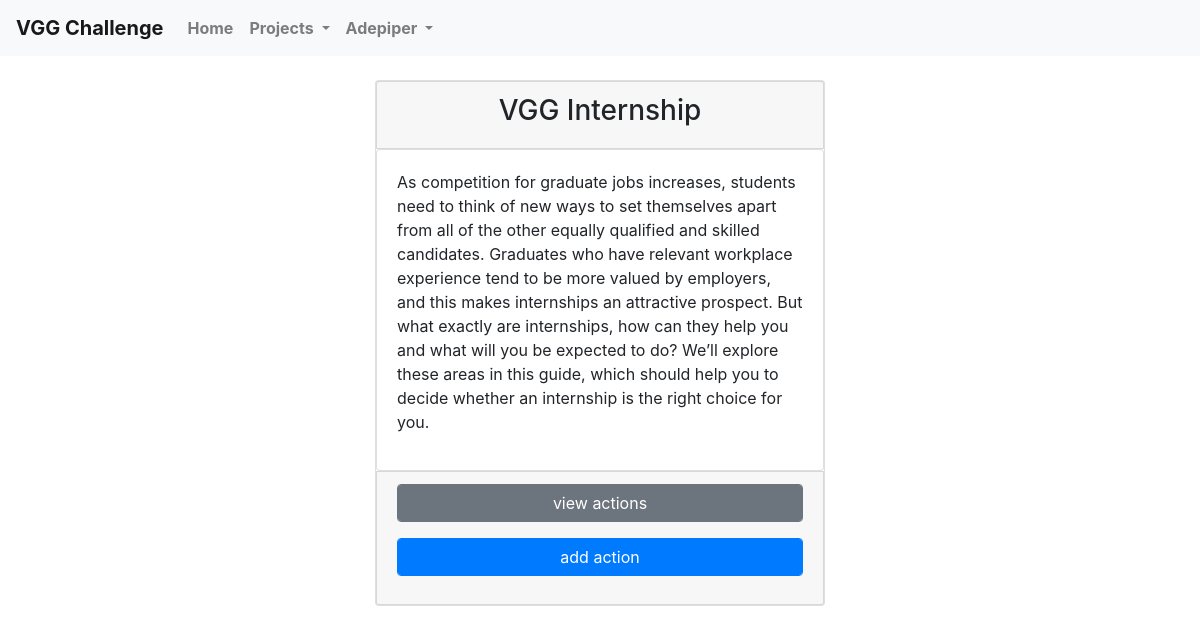
Screenshot of /project/1 (signed in) with the database file from the repository.
### vgginternship/models.py (models this page shows, shortened)
class User(db.Model, UserMixin):
    id = db.Column(db.Integer, primary_key=True) # primary keys are required by SQLAlchemy
    username = db.Column(db.String(100), unique=True, nullable = False)
    password = db.Column(db.String(100), nullable = False)

class Projects(db.Model):
    id = db.Column(db.Integer, primary_key=True)
    name = db.Column(db.String(100), nullable = False, unique= True)
    description = db.Column(db.Text, nullable= False)
    actions = db.relationship('Actions', backref='name', lazy=True)

### vgginternship/projects/routes.py (the view)
@projects.route('/project/<int:project_id>')
@login_required
def projectz(project_id):
    project = Projects.query.get_or_404(project_id)
    return render_template('projectid.html', project=project)

### vgginternship/models.py (called while the page is built)
@login_manager.user_loader
def load_user(user_id):
    return User.query.get(int(user_id))

### vgginternship/templates/projectid.html
{% extends "layout.html" %}
    {% block content %}
    <div class="container">
                <div class="card mt-4">
                                <div class="card card-header text-center">
                                    <h3>{{project.name}}</h3>
                                </div>
                                <div class="card card-body">
                                    <p>{{project.description}}</p>
                                </div>
                                <div class="card card-footer text-center">
                                        <div class="form-group">
                                                <a class="btn btn-secondary form-control" href="{{url_for('projects.specificActions', project_id = project.id)}}">view actions</a>
                                </div>
                                        <div class="form-group">
                                                        <a class="btn btn-primary form-control" href="{{url_for('projects.addActions', project_id = project.id)}}">add action</a>
                                        </div>
                                </div>
                              </div>
    {% endblock content %}

### vgginternship/templates/layout.html (shortened to what this page needs)
<!doctype html>
<html lang="en">
  <head>
    <link rel="stylesheet" href="https://stackpath.bootstrapcdn.com/bootstrap/4.4.1/css/bootstrap.min.css">
    <link rel="stylesheet" href="{{url_for('static', filename ='style.css')}}">
  </head>
  <body>
        <nav class="navbar navbar-expand-lg navbar-light bg-light font-weight-bold">
                <a class="navbar-brand" href="/">VGG Challenge</a>
                <div class="collapse navbar-collapse" id="navbarNav">
                  <ul class="navbar-nav">
                    <li class="nav-item ">
                      <a class="nav-link" href="{{ url_for('main.home') }}">Home <span class="sr-only">(current)</span></a>
                    </li>
                    {% if current_user.is_authenticated %}
                      <li class="nav-item dropdown">
                          <a class="nav-link dropdown-toggle" href="{{ url_for('projects.project') }}" id="navbarDropdown" role="button" data-toggle="dropdown" aria-haspopup="true" aria-expanded="false">
                            Projects
                          </a>
                        </li>
                        <li class="nav-item dropdown float-right">
                            <a class="nav-link dropdown-toggle" href="#" id="navbarDropdown" role="button" data-toggle="dropdown" aria-haspopup="true" aria-expanded="false">
                              {{current_user.username}}
                            </a>
                          </li>
                    {% endif %}
                  </ul>
                </div>
              </nav>
        {% block content %}
        {% endblock %}
    </body>
    </html>

### vgginternship/static/style.css (style rules this page uses)
@media (min-width: 968px) { .container { width: 40% !important; } }

### rows the page displays
User: username "Adepiper"
Projects: name "VGG Internship", description "As competition for graduate jobs increases, students need to think of new ways to set themselves apart from all of the other equally qualified and skilled candidates. Graduates who have relevant workplace experience tend to be more valued by employers, and this makes internships an attractive prospect. But what exactly are internships, how can they help you and what will you be expected to do? We’ll explore these areas in this guide, which should help you to decide whether an internship is the right choice for you."
